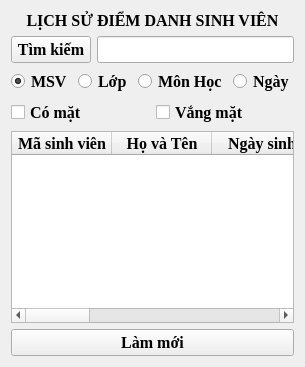
     <widget class="QWidget" name="tab_2">
      <attribute name="title">
       <string>Lịch sử điểm danh</string>
      </attribute>
      <layout class="QGridLayout" name="gridLayout_24">
       <item row="0" column="0">
        <widget class="QLabel" name="label_8">
         <property name="font">
          <font>
           <family>Times New Roman</family>
           <pointsize>12</pointsize>
           <weight>75</weight>
           <bold>true</bold>
          </font>
         </property>
         <property name="text">
          <string>&lt;html&gt;&lt;head/&gt;&lt;body&gt;&lt;p align=&quot;center&quot;&gt;LỊCH SỬ ĐIỂM DANH SINH VIÊN&lt;/p&gt;&lt;/body&gt;&lt;/html&gt;</string>
         </property>
        </widget>
       </item>
       <item row="1" column="0">
        <layout class="QGridLayout" name="gridLayout_20">
         <item row="0" column="0">
          <widget class="QPushButton" name="search_Button_history">
           <property name="font">
            <font>
             <family>Times New Roman</family>
             <pointsize>12</pointsize>
             <weight>75</weight>
             <bold>true</bold>
            </font>
           </property>
           <property name="cursor">
            <cursorShape>PointingHandCursor</cursorShape>
           </property>
           <property name="toolTip">
            <string>&lt;html&gt;&lt;head/&gt;&lt;body&gt;&lt;p&gt;Tìm kiếm thông tin sinh viên theo mã sinh viên&lt;/p&gt;&lt;/body&gt;&lt;/html&gt;</string>
           </property>
           <property name="styleSheet">
            <string notr="true"/>
           </property>
           <property name="text">
            <string>Tìm kiếm</string>
           </property>
          </widget>
         </item>
         <item row="0" column="1">
          <widget class="QLineEdit" name="line_Search_history">
           <property name="font">
            <font>
             <family>Times New Roman</family>
             <pointsize>12</pointsize>
             <weight>50</weight>
             <bold>false</bold>
            </font>
           </property>
          </widget>
         </item>
        </layout>
       </item>
       <item row="2" column="0">
        <layout class="QGridLayout" name="gridLayout_23">
         <item row="0" column="0">
          <layout class="QGridLayout" name="gridLayout_19">
           <item row="0" column="0">
            <widget class="QRadioButton" name="msv_radioButton">
             <property name="font">
              <font>
               <family>Times New Roman</family>
               <pointsize>12</pointsize>
               <weight>75</weight>
               <bold>true</bold>
              </font>
             </property>
             <property name="text">
              <string>MSV</string>
             </property>
             <property name="checked">
              <bool>true</bool>
             </property>
            </widget>
           </item>
           <item row="0" column="1">
            <widget class="QRadioButton" name="clas_radioButton">
             <property name="font">
              <font>
               <family>Times New Roman</family>
               <pointsize>12</pointsize>
               <weight>75</weight>
               <bold>true</bold>
              </font>
             </property>
             <property name="text">
              <string>Lớp</string>
             </property>
            </widget>
           </item>
           <item row="0" column="2">
            <widget class="QRadioButton" name="subject_radioButton">
             <property name="font">
              <font>
               <family>Times New Roman</family>
               <pointsize>12</pointsize>
               <weight>75</weight>
               <bold>true</bold>
              </font>
             </property>
             <property name="text">
              <string>Môn Học</string>
             </property>
            </widget>
           </item>
           <item row="0" column="3">
            <widget class="QRadioButton" name="time_radioButton">
             <property name="font">
              <font>
               <family>Times New Roman</family>
               <pointsize>12</pointsize>
               <weight>75</weight>
               <bold>true</bold>
              </font>
             </property>
             <property name="text">
              <string>Ngày</string>
             </property>
            </widget>
           </item>
          </layout>
         </item>
         <item row="1" column="0">
          <layout class="QGridLayout" name="gridLayout_21">
           <item row="0" column="0">
            <widget class="QCheckBox" name="yes_checkBox">
             <property name="font">
              <font>
               <family>Times New Roman</family>
               <pointsize>12</pointsize>
               <weight>75</weight>
               <bold>true</bold>
              </font>
             </property>
             <property name="text">
              <string>Có mặt</string>
             </property>
            </widget>
           </item>
           <item row="0" column="1">
            <widget class="QCheckBox" name="no_checkBox">
             <property name="font">
              <font>
               <family>Times New Roman</family>
               <pointsize>12</pointsize>
               <weight>75</weight>
               <bold>true</bold>
              </font>
             </property>
             <property name="text">
              <string>Vắng mặt</string>
             </property>
            </widget>
           </item>
          </layout>
         </item>
        </layout>
       </item>
       <item row="3" column="0">
        <widget class="QTableWidget" name="table_Data_history">
         <property name="font">
          <font>
           <family>Times New Roman</family>
           <pointsize>12</pointsize>
           <weight>50</weight>
           <bold>false</bold>
          </font>
         </property>
         <property name="editTriggers">
          <set>QAbstractItemView::NoEditTriggers</set>
         </property>
         <column>
          <property name="text">
           <string>Mã sinh viên</string>
          </property>
          <property name="font">
           <font>
            <family>Times New Roman</family>
            <pointsize>12</pointsize>
            <weight>75</weight>
            <bold>true</bold>
           </font>
          </property>
         </column>
         <column>
          <property name="text">
           <string>Họ và Tên</string>
          </property>
          <property name="font">
           <font>
            <family>Times New Roman</family>
            <pointsize>12</pointsize>
            <weight>75</weight>
            <bold>true</bold>
           </font>
          </property>
         </column>
         <column>
          <property name="text">
           <string>Ngày sinh</string>
          </property>
          <property name="font">
           <font>
            <family>Times New Roman</family>
            <pointsize>12</pointsize>
            <weight>75</weight>
            <bold>true</bold>
           </font>
          </property>
         </column>
         <column>
          <property name="text">
           <string>Lớp</string>
          </property>
          <property name="font">
           <font>
            <family>Times New Roman</family>
            <pointsize>12</pointsize>
            <weight>75</weight>
            <bold>true</bold>
           </font>
          </property>
         </column>
         <column>
          <property name="text">
           <string>Môn Học</string>
          </property>
          <property name="font">
           <font>
            <family>Times New Roman</family>
            <pointsize>12</pointsize>
            <weight>75</weight>
            <italic>false</italic>
            <bold>true</bold>
           </font>
          </property>
         </column>
         <column>
          <property name="text">
           <string>Kết quả</string>
          </property>
          <property name="font">
           <font>
            <family>Times New Roman</family>
            <pointsize>12</pointsize>
            <weight>75</weight>
            <bold>true</bold>
           </font>
          </property>
         </column>
         <column>
          <property name="text">
           <string>Ngày</string>
          </property>
          <property name="font">
           <font>
            <family>Times New Roman</family>
            <pointsize>12</pointsize>
            <weight>75</weight>
            <bold>true</bold>
           </font>
          </property>
         </column>
         <column>
          <property name="text">
           <string>Giờ</string>
          </property>
          <property name="font">
           <font>
            <family>Times New Roman</family>
            <pointsize>12</pointsize>
            <weight>75</weight>
            <bold>true</bold>
           </font>
          </property>
         </column>
        </widget>
       </item>
       <item row="4" column="0">
        <widget class="QPushButton" name="reset_history_Button">
         <property name="font">
          <font>
           <family>Times New Roman</family>
           <pointsize>12</pointsize>
           <weight>75</weight>
           <bold>true</bold>
          </font>
         </property>
         <property name="cursor">
          <cursorShape>PointingHandCursor</cursorShape>
         </property>
         <property name="text">
          <string>Làm mới</string>
         </property>
        </widget>
       </item>
      </layout>
     </widget>
